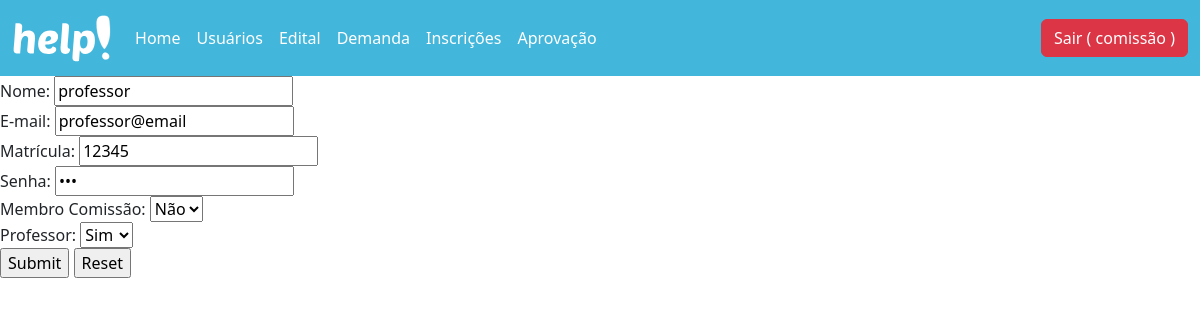
The page /usuarios/update/2 (signed in) on the database its author committed.
### database/models.py (models this page shows, shortened)
class Usuario(db.Model, UserMixin):
  __tablename__= "usuario"
  id = db.Column(db.Integer, primary_key = True)
  nome = db.Column(db.String(100))
  email = db.Column(db.String(100))
  matricula = db.Column(db.String(100))
  senha = db.Column(db.String(100))
  admin = db.Column(db.Boolean)
  professor = db.Column(db.Boolean)

### controllers/usuario.py (the view, shortened to what this page needs)
@bp_usuarios.route('/update/<int:id>', methods=['GET', 'POST'])
@login_required
def update(id):
  if not current_user.admin:
    flash("Acesso não permitido")
    return redirect('/login')
  usuario = Usuario.query.get(id)
  if id and request.method=='GET':
    return render_template('usuarios_update.html', usuario=usuario)

### controllers/usuario.py (called while the page is built)
@lm.user_loader
def load_user(id):
  usuario = Usuario.query.filter_by(id=id).first()
  return usuario

### templates/usuarios_update.html (shortened to what this page needs)
{% extends 'header.html' %}
{% block container %}
<form action="/usuarios/update/{{usuario.id}}" method="POST">
  Nome: <input type="text" name="nome" value="{{usuario.nome}}"><br/>
  E-mail: <input type="email" name="email" value="{{usuario.email}}"><br/>
  Matrícula: <input type="text" name="matricula" value="{{usuario.matricula}}"><br/>
  Senha: <input type="password" name="senha" value="{{usuario.senha}}"><br/>
  Membro Comissão:
  <select name="admin">
    <option value="False" {{ 'selected' if not usuario.admin }}> Não</option>
  </select><br>
  Professor:
  <select name="professor">
    <option value="True" {{ 'selected' if usuario.professor }}> Sim</option>
  </select><br>
  <input type="submit" name="Editar">
  <input type="reset" name="Limpar">
</form>
{% endblock %}

### templates/header.html (shortened to what this page needs)
<!DOCTYPE html>
<html lang="pt-br">
<head>
  <link href="https://cdn.jsdelivr.net/npm/bootstrap@5.3.0-alpha1/dist/css/bootstrap.min.css" rel="stylesheet">
  <link rel="stylesheet" href="/static/header.css">
</head>
<body>
<nav class="navbar navbar-expand-lg bg-body-tertiary" style="background-color: #43B6DB !important;">
  <div class="container-fluid">
    <a class="navbar-brand" href="/usuarios/dashboard"><img src="/static/assets/help.svg" alt="..." height="50vh"></a>
    <div class="collapse navbar-collapse" id="navbarSupportedContent">
      <ul class="navbar-nav me-auto mb-2 mb-lg-0">
        <li class="nav-item">
          <a class="nav-link active" aria-current="page" href="/usuarios/dashboard">Home</a>
        </li>
        {% if current_user.admin %}
        <li class="nav-item">
          <a class="nav-link" href="/usuarios/recovery">Usuários</a>
        </li>
        {% endif %}
        {% if current_user.admin %}
        <li class="nav-item">
          <a class="nav-link" href="/edital/recovery">Edital</a>
        </li>
        {% endif %}
        {% if current_user.professor %}
        <li class="nav-item">
          <a class="nav-link" href="/demanda/recovery">Demanda</a>
        </li>
        {% endif %}
        {% if current_user.professor %}
        <li class="nav-item">
          <a class="nav-link" href="/inscricao/recovery">Inscrições</a>
        </li>
        {% endif %}
        {% if current_user.professor %}
        <li class="nav-item">
          <a class="nav-link" href="/aprovacao/recovery">Aprovação</a>
        </li>
        {% endif %}
      </ul>
      <form class="d-flex" role="search">
        <a href="{{url_for('usuarios.logoff')}}" class="btn btn-danger" id="button-sair">Sair ( {{current_user.nome}} )</a>
      </form>
    </div>
  </div>
</nav>
  {% block container %}
  {% endblock %}
</body>
</html>

### static/header.css (style rules this page uses)
.nav-link { color: white !important; transition: 0.5s ease-in-out; }

### rows shown on the page
Usuario: nome "comissão"
Usuario: nome "professor", email "professor@email", matricula "12345"
